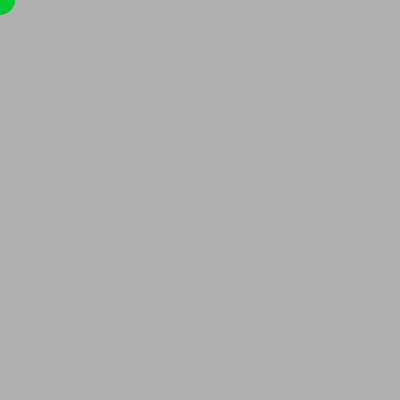
Frame 1 (no input)
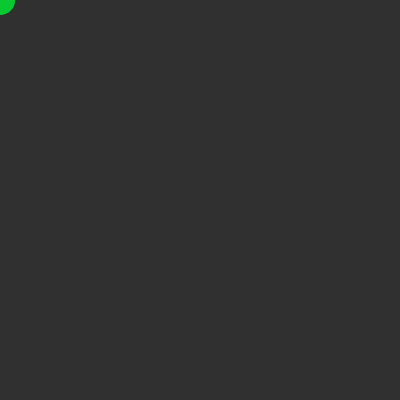
Frame 60 (no input)
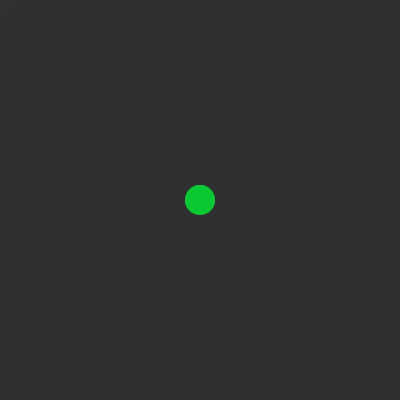
Frame 120 (the mouse pressed at the canvas centre since frame 60)

The p5.js sketch that drew these frames (run headless with seeded random() and noise() and a simulated clock; from frame 60 on, the mouse is pressed at the canvas centre):

// p5.js sketch
// ── sketch.js
function setup() {
  createCanvas(400,400);
}

function draw() {
  background(50, 100);
  stroke(10,200,50);
  strokeWeight(30);
  point(mouseX,mouseY);
  console.log("Check,Check");
}
